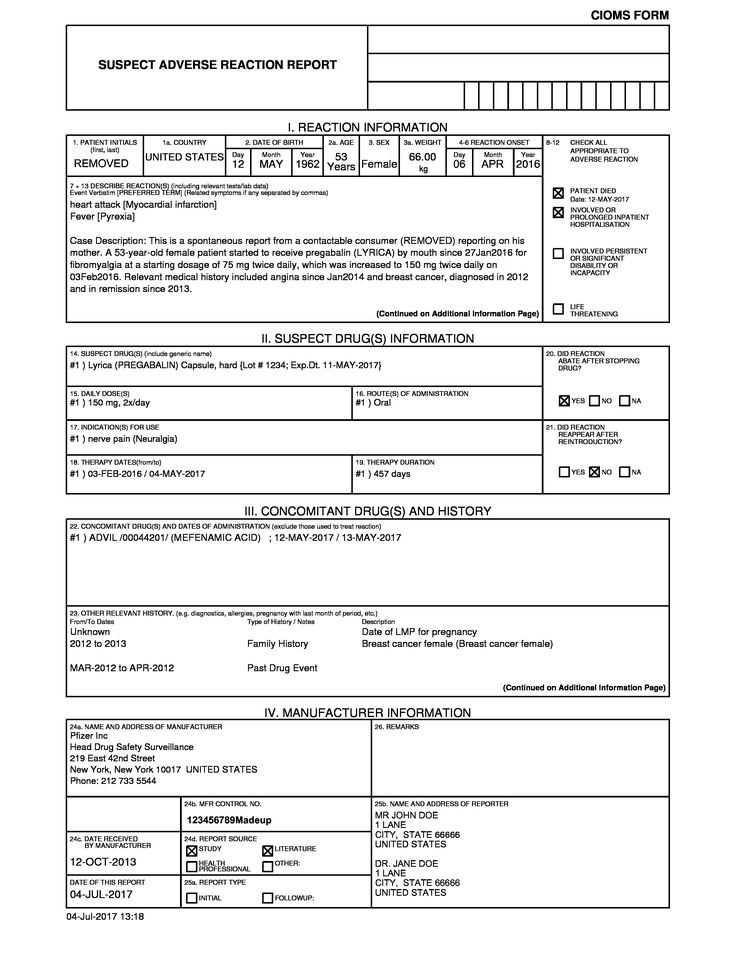
#> input picture Projects/PycharmProjects/myprj/resources/CIOMS SAMPLE - 1-0.jpeg, 738 x 956 px, shrunk from 2550 x 3300 before the run, found by its file name
$ python multiple.py   (Python 2 division)
#> lines starting #> are read from the running program, lines starting #| are printed output that depends on the picture; after the words box and inside, x2 and y2 are one past the last pixel; in counts of white or black regions, pixels touching at a corner belong together
import cv2
import numpy as np
from matplotlib import pyplot as plt

img_rgb = cv2.imread('/home/c14795/PycharmProjects/myprj/resources/CIOMS SAMPLE - 1-0.jpeg')
#> img_rgb is the input picture: shape (956, 738, 3); min 0, max 255, mean 236.8
img_gray = cv2.cvtColor(img_rgb, cv2.COLOR_BGR2GRAY)
template = cv2.imread('/home/c14795/PycharmProjects/myprj/resources/CIOMS SAMPLE - 1-0 cropped.jpeg',0)
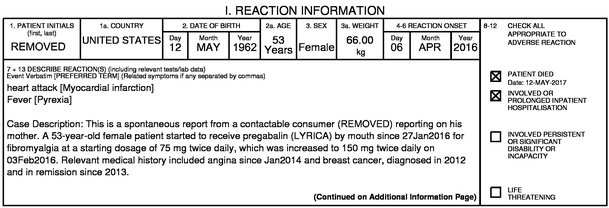
#> input picture Projects/PycharmProjects/myprj/resources/CIOMS SAMPLE - 1-0 cropped.jpeg, 609 x 208 px, shrunk from 2102 x 718 before the run, found by its file name
#> template is the input picture: shape (208, 609); min 0, max 255, mean 224.3
w, h = template.shape[::-1]
#> w = 609; h = 208

res = cv2.matchTemplate(img_gray,template,cv2.TM_CCOEFF_NORMED)
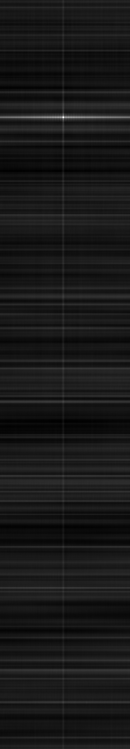
#> res: shape (749, 130) float32; min -0.0962, max 0.927, mean 0.0043; drawn with min black and max white
threshold = 0.8
#print res
for i in res:
    print i
#> this loop made 749 passes
#> (printed output is left out)

loc = np.where( res >= threshold)
#> loc = ([117], [63])
print loc
for pt in zip(*loc[::-1]):
    cv2.rectangle(img_rgb, pt, (pt[0] + w, pt[1] + h), (0,0,255), 2)
#> this loop made 1 pass
#> pt on pass 1: (63, 117)
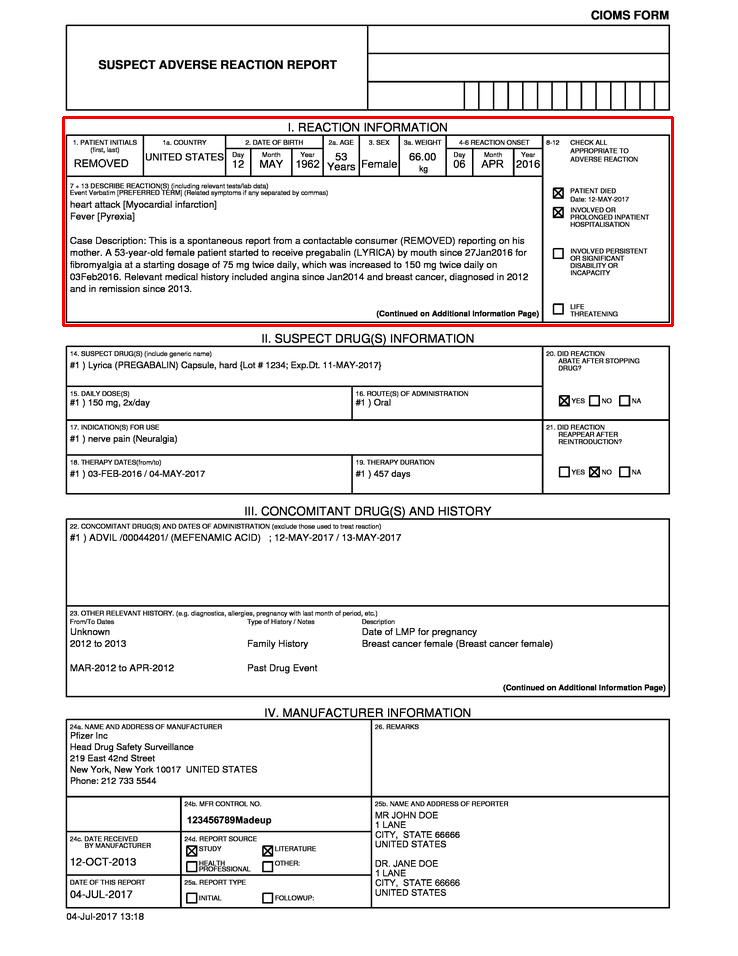
#> img_rgb: shape (956, 738, 3); 0.69% of pixels changed, all inside (x1, y1, x2, y2) = (62, 116, 674, 327)

cv2.imwrite('res1.png',img_rgb)
